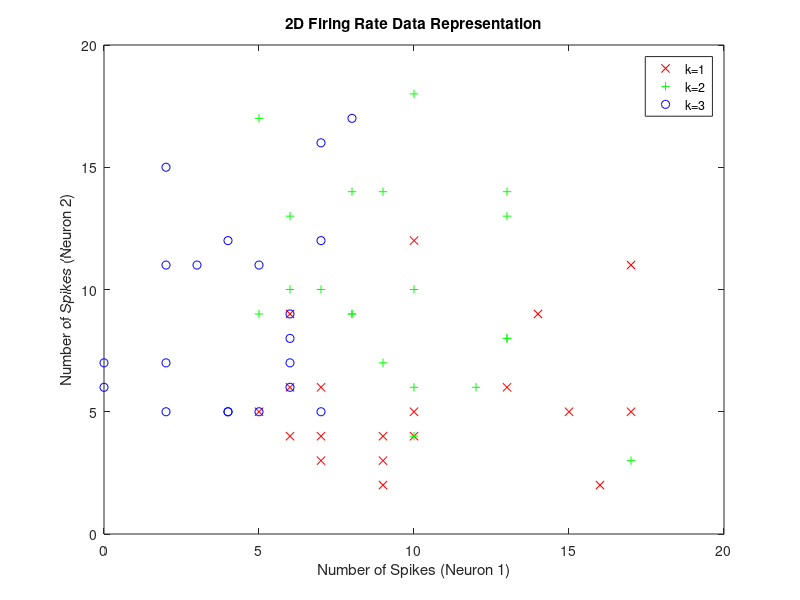

Write MATLAB code to recreate this figure.
% EE239AS Homework 4

%% Problem 3: Simulated Neural Data

ps3_data = importdata('ps4_simdata.mat');

% 20x3 struct
% rows = data point
% columns = class

%% Part A: 2D Plot

D = 2;          % number of neurons
n_class = size(ps3_data,2);
n_trial = size(ps3_data,1);
data = cell(1, n_class);

for i = 1:n_trial
    for j = 1:n_class
        data{1,j} = [data{1,j}, ps3_data(i,j).x];
    end
end

figure(1)
plot(data{1,1}(1,:),data{1,1}(2,:),'xr', data{1,2}(1,:),data{1,2}(2,:), '+g', ...
     data{1,3}(1,:),data{1,3}(2,:), 'ob')

title('2D Firing Rate Data Representation')
xlabel('Number of Spikes (Neuron 1)')
ylabel('Number of Spikes (Neuron 2)')
legend('k=1','k=2','k=3')
axis([0 20 0 20])

%% Part B: ML Parameters

% Model (i) Gaussian, Shared Covariance
% Model (ii) Gaussian, Class Specific Covariance
% Model (iii) Poisson


